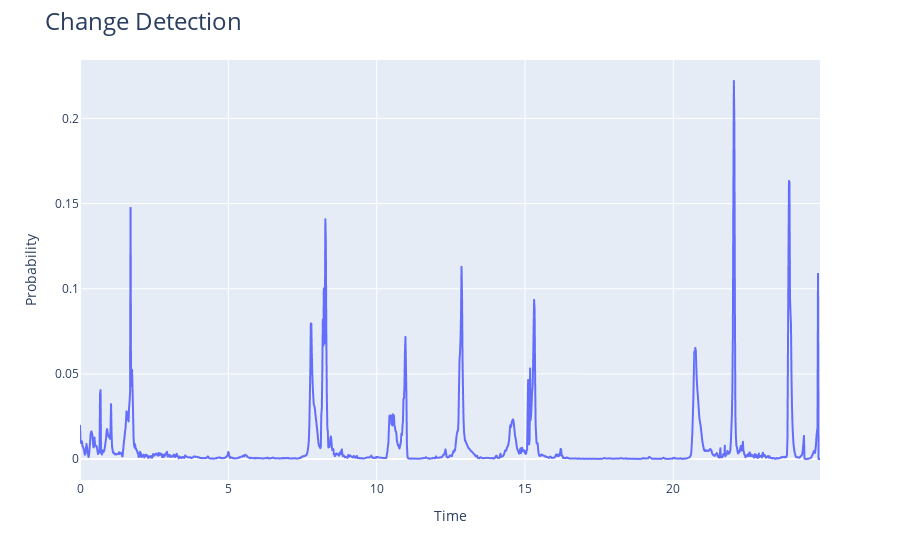

Notebook code for this chart:
### Code cell
arr_time = np.arange(start = 0, 
                     stop  = get_wav_duration(SAMPLE_WAV), 
                     step  = segment_model.introspection.frames.step)
fig      = px.line(x=arr_time, y=scd_prob.data.reshape(-1))

fig.update_layout(
    title       = dict(text = "Change Detection", font=dict(size=24)),
    xaxis_title = "Time", 
    yaxis_title = "Probability"
)

fig.show()

### Figure 1 — Plotly figure (JSON) as saved in the notebook; plotly's stock layout.template omitted (floating-point values rounded to 4 significant figures; data arrays with more than 128 entries replaced by an {"elided": "..."} marker saying what was removed)
{"data": [{"hovertemplate": "x=%{x}<br>y=%{y}<extra></extra>", "legendgroup": "", "line": {"color": "#636efa", "dash": "solid"}, "marker": {"symbol": "circle"}, "mode": "lines", "name": "", "showlegend": false, "type": "scattergl", "x": {"elided": "1479 float values"}, "xaxis": "x", "y": {"elided": "1479 float values"}, "yaxis": "y"}], "layout": {"legend": {"tracegroupgap": 0}, "margin": {"t": 60}, "title": {"font": {"size": 24}, "text": "Change Detection"}, "xaxis": {"anchor": "y", "domain": [0, 1], "title": {"text": "Time"}}, "yaxis": {"anchor": "x", "domain": [0, 1], "title": {"text": "Probability"}}}}
